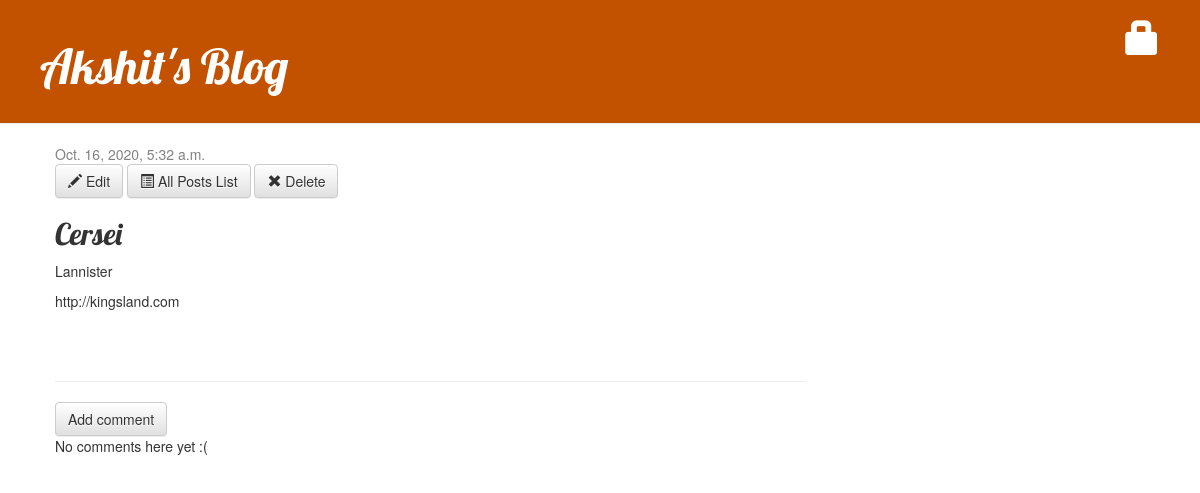
Screenshot of /post/28/ with the database file from the repository.
### demo/models.py (models this page shows, shortened)
class Post(models.Model):
    author = models.ForeignKey(settings.AUTH_USER_MODEL, on_delete=models.CASCADE, help_text='Select the Author')
    title = models.CharField(max_length = 200, help_text = 'Enter title')
    text = models.TextField(help_text = 'Enter text')
    created_date = models.DateTimeField(default = timezone.now,)
    published_date = models.DateTimeField(null = True, blank = True)
    reference = models.URLField(help_text='Enter the reference to your Blog Post', blank=True)

### demo/views.py (the view)
# urls.py: path('post/<int:pk>/', views.post_detail, name='post_detail'),
def post_detail(request, pk):
    post = get_object_or_404(Post, pk=pk)
    return render(request, 'demo/post_detail.html', {'post': post})

### demo/templates/demo/post_detail.html
{% extends 'demo/base.html' %}
{% block content %}
    <div class="post">
        {% if post.published_date %}
            <div class="date">
                {{ post.published_date }}
            </div>
        {% else %}
            <a class="btn btn-default" href="{% url 'post_publish' pk=post.pk %}">Publish</a>
        {% endif %}
        <a class="btn btn-default" href="{% url 'post_edit' pk=post.pk %}"><span class="glyphicon glyphicon-pencil"></span> Edit </a>
        <a class = "btn btn-default" href="{% url 'post_list' %}"><span class="glyphicon glyphicon-list-alt"></span> All Posts List </a>
        <a class="btn btn-default" href="{% url 'post_remove' pk=post.pk %}"><span class="glyphicon glyphicon-remove"></span> Delete </a>
        <h2>{{ post.title }}</h2>
        <p>{{ post.text|linebreaksbr }}</p>
        <p>{{ post.reference }}</p>
    </div>
    <hr>
    <a class="btn btn-default" href="{% url 'add_comment_to_post' pk=post.pk %}">Add comment</a>
    {% for comment in post.comments.all %}
        {% if user.is_authenticated or comment.comment_approved %}
            <div class="comment">
                <div class="date">
                    {{ comment.created_date }}
                    {% if not comment.approved_content %}
                        <a class="btn btn-default" href="{% url 'comment_remove' pk=comment.pk %}"><span class="glyphicon glyphicon-remove"></span></a>
                        <a class="btn btn-default" href="{% url 'comment_approve' pk=comment.pk %}"><span class="glyphicon glyphicon-ok"></span></a>
                    {% endif %}
                </div>
                <strong>{{ comment.author }}</strong>
                <p>{{ comment.text|linebreaks }}</p>
            </div>
            {% endif %}
    {% empty %}
        <p>No comments here yet :(</p>
    {% endfor %}
{% endblock %}

### demo/static/css/demo.css (style rules this page uses)
h1, h2, h3, h4 { font-family: 'Lobster', cursive; }
.date { color: #828282; }
.post { margin-bottom: 70px; }

### rows the page displays
Post: published_date "Oct. 16, 2020, 5:32 a.m.", title "Cersei", text "Lannister", reference "http://kingsland.com"
